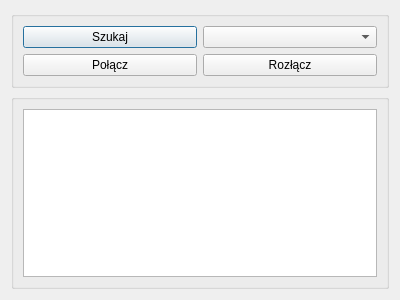
<?xml version="1.0" encoding="UTF-8"?>
<ui version="4.0">
 <class>Polaczenie</class>
 <widget class="QDialog" name="Polaczenie">
  <property name="geometry">
   <rect>
    <x>0</x>
    <y>0</y>
    <width>400</width>
    <height>300</height>
   </rect>
  </property>
  <property name="windowTitle">
   <string>Dialog</string>
  </property>
  <layout class="QGridLayout" name="gridLayout_2">
   <item row="2" column="0">
    <widget class="QGroupBox" name="groupBox">
     <property name="title">
      <string/>
     </property>
     <layout class="QGridLayout" name="gridLayout_3">
      <item row="0" column="0">
       <widget class="QTextBrowser" name="Log"/>
      </item>
     </layout>
    </widget>
   </item>
   <item row="0" column="0">
    <widget class="QGroupBox" name="groupBox_2">
     <property name="title">
      <string/>
     </property>
     <layout class="QGridLayout" name="gridLayout">
      <item row="0" column="1">
       <widget class="QComboBox" name="comboBox"/>
      </item>
      <item row="0" column="0">
       <widget class="QPushButton" name="pushButton_Szukaj">
        <property name="text">
         <string>Szukaj</string>
        </property>
       </widget>
      </item>
      <item row="1" column="0">
       <widget class="QPushButton" name="pushButton_Polacz">
        <property name="text">
         <string>Połącz</string>
        </property>
       </widget>
      </item>
      <item row="1" column="1">
       <widget class="QPushButton" name="pushButton_Rozlacz">
        <property name="text">
         <string>Rozłącz</string>
        </property>
       </widget>
      </item>
     </layout>
    </widget>
   </item>
  </layout>
 </widget>
 <resources/>
 <connections/>
</ui>
